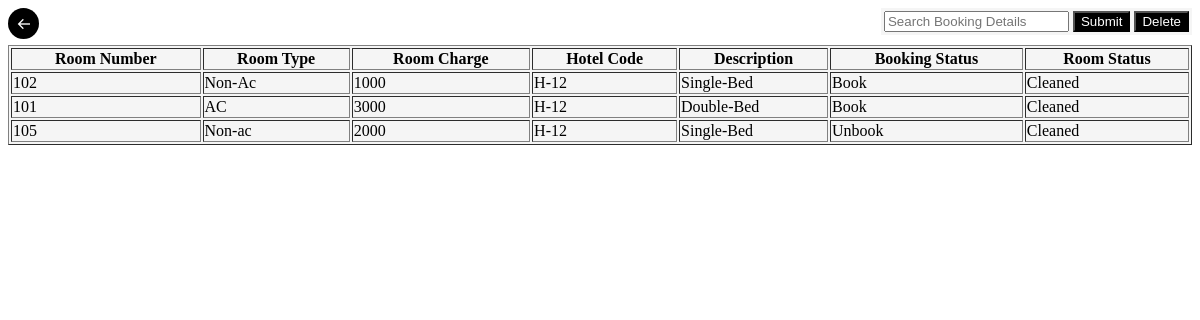
Screenshot of /searchroom1.php with the database file from the repository.
### tables this page shows
CREATE TABLE `room` (
  `roomno` varchar(10) DEFAULT NULL,
  `roomtype` varchar(40) DEFAULT NULL,
  `roomcharge` varchar(30) DEFAULT NULL,
  `hotelcode` varchar(20) DEFAULT NULL,
  `description` varchar(20) DEFAULT NULL,
  `status` varchar(20) DEFAULT NULL,
  `roomstatus` varchar(30) DEFAULT NULL
);

### connect.php (called while the page is built, shortened)
<?php
class connect
{
  private $u="root";
  private $p="";
  private $d="hotel";
  private $s="localhost";
  public function __construct()
  {
	$this->db_handle=mysqli_connect($this->s,$this->u,$this->p,$this->d);
  }
}
?>

### searchroom1.php (the view, shortened to what this page needs)
<!DOCTYPE html>
<html>
<head>
<link href='https://unpkg.com/boxicons@2.1.4/css/boxicons.min.css' rel='stylesheet'>
</head>
</head>
<body>
<tr>
<th><a href="frontpage.php" id="back_btn"><i class='bx bx-arrow-back'></i></a></th>
</tr>
<div id="search_container">
  <form name="f" method="post" action="searchroom.php">
    <table>
      <tr>
        <th><input type="text" name="t1" placeholder="Search Booking Details"></th>
        <th><input type="submit" name="b1" value="Submit" id="search_btn"></th>
	<th><input type="submit" name="b2" value="Delete" id="search_btn"></th>
      </tr>
    </table>
  </form>
</div>
<?php
  include 'connect.php';
  class searchroom extends connect
  {
	public function allsearch()
	{
	  if($this->db_handle)
	  {
	  	$result=mysqli_query($this->db_handle,"select * from room");
		print"<table border=1>
		<tr>
			<th>Room Number</th>
			<th>Room Type</th>
			<th>Room Charge    </th>
			<th>Hotel Code</th>
			<th>Description</th>
			<th>Booking Status</th>
			<th>Room Status</th>
		</tr>";
		while($db_field=mysqli_fetch_assoc($result))
		{
			print"<tr>";
			print"<td>".$db_field['roomno']."</td>";
			print"<td>".$db_field['roomtype']."</td>";
			print"<td>".$db_field['roomcharge']."</td>";
			print"<td>".$db_field['hotelcode']."</td>";
			print"<td>".$db_field['description']."</td>";
			print"<td>".$db_field['status']."</td>";
			print"<td>".$db_field['roomstatus']."</td>";
		}
	   }
	}
  }
$ob=new searchroom();
$ob->allsearch();
?>

### searchroom1.php (style rules this page uses)
#search_container { top: 0; right: 0; margin-bottom: 10px; float: right; }
table { width: 100%; background-color: #f5f5f5; }
#search_btn { background-color: black; color: white; }
#back_btn { background-color: black; color: white; float: left; border-radius: 50%; height: 15px; width: 15px; padding: 8px; }

### rows the page displays
room: roomno "102", roomtype "Non-Ac", roomcharge "1000", hotelcode "H-12", description "Single-Bed", status "Book", roomstatus "Cleaned"
room: roomno "101", roomtype "AC", roomcharge "3000", hotelcode "H-12", description "Double-Bed", status "Book", roomstatus "Cleaned"
room: roomno "105", roomtype "Non-ac", roomcharge "2000", hotelcode "H-12", description "Single-Bed", status "Unbook", roomstatus "Cleaned"
